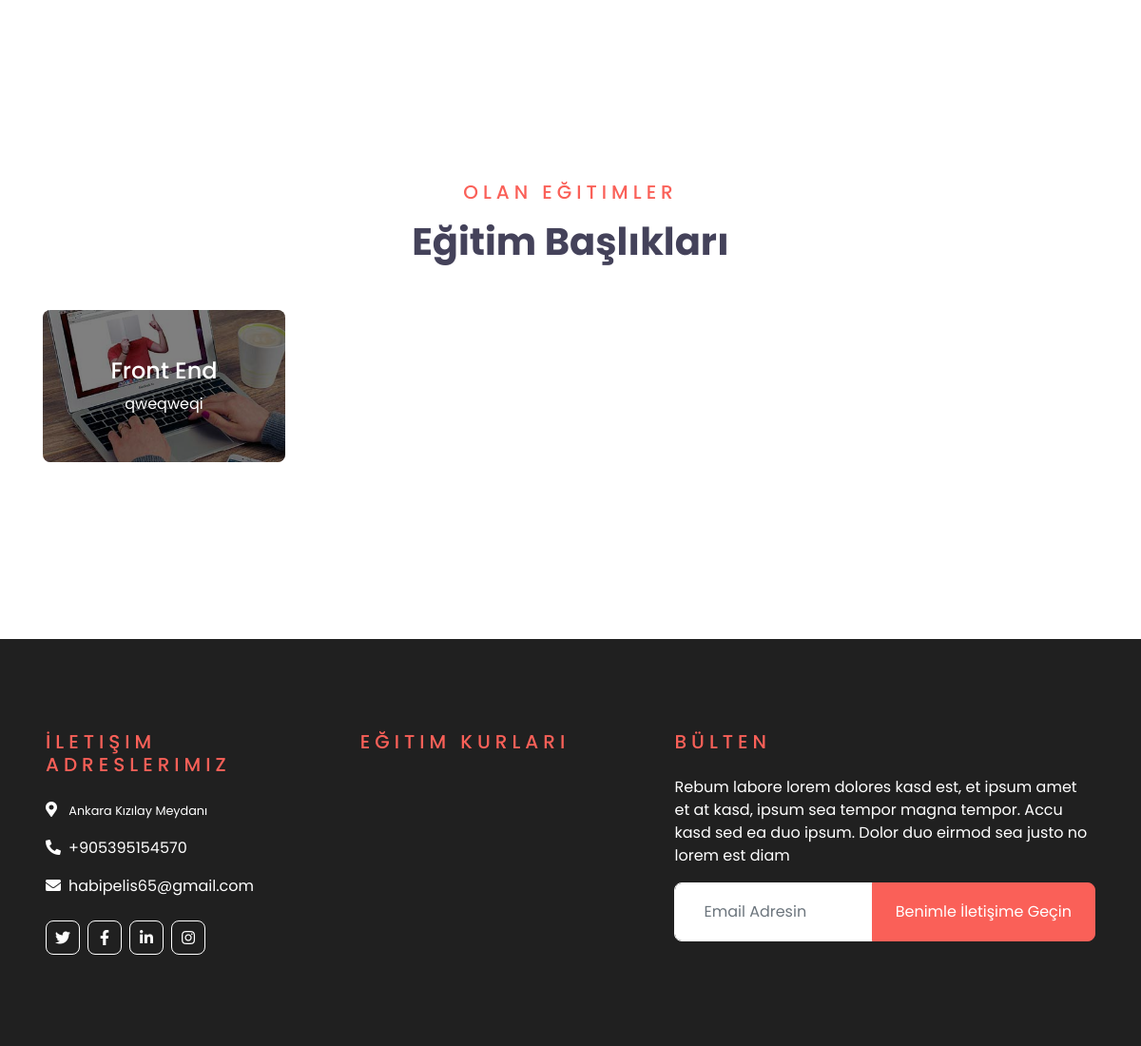
The app's page / (lower part), older data.
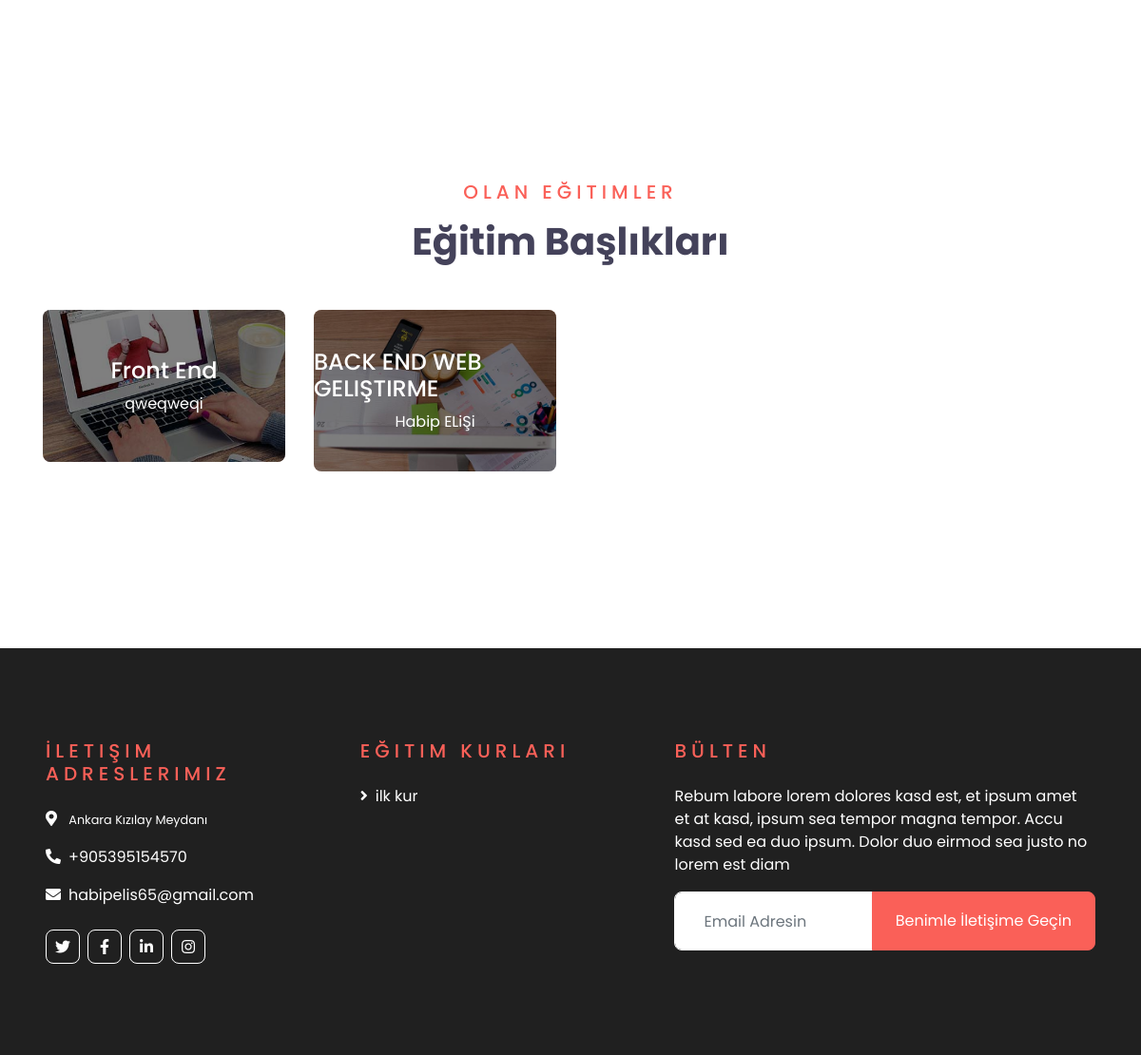
The same page, newer data.
### egitimler/models.py (models this page shows, shortened)
class egitimler(models.Model):
    STATUS = (
        ('True', 'Evet'),
        ('False', 'Hayır'),
    )
    kapak_image=models.ImageField(upload_to='images/',null=True)
    category = models.ForeignKey(kategoriler, on_delete=models.CASCADE)
    isim = models.CharField(max_length=150)
    link = models.CharField(max_length=100 , null="True")
    odeme_linki = models.CharField(max_length=255 , null="True")
    keywords = models.CharField(max_length=255)
    aciklama_kart1 = models.CharField(max_length=100)
    aciklama_kart2 = models.CharField(max_length=100)
    aciklama_kart3 = models.CharField(max_length=100)
    aciklama_kart4 = models.CharField(max_length=100)
    aciklama_kart5 = models.CharField(max_length=100)
    egitim_gunleri = models.CharField(max_length=250)
    image=models.ImageField(upload_to='images/',null=False)
    fiyat = models.DecimalField(max_digits=12, decimal_places=2,default=0)
    kontejan=models.IntegerField(default=0)
    urun_sag_metin=RichTextField()
    Durum=models.CharField(max_length=10,choices=STATUS)
    create_at=models.DateTimeField(auto_now_add=True)
    toplam_egitim_saati =models.CharField(max_length=50)
    egitim_tarihi=models.DateTimeField()
    egitim_bitis_tarihi = models.DateTimeField()
    urun_aciklama=RichTextField()
    urun_mufredat=RichTextField()
    urun_tarih_ucret=RichTextField()
    urun_sertifikalar=RichTextField()

class kurlar(models.Model):
    kur_Adi = models.CharField(max_length= 100)

### anasayfa/views.py (the view)
# urls.py: path('',anasayfa.anasayfa,name="index"),
def anasayfa(request):
    kurlarrim = kurlar.objects.all()
    ban = banner.objects.all()[:3]
    content = {"adresler":adresler,"email_adresi":email_adresi,
    "logo":logo,"numara":numaras,"facebook":facebook,"insta":insta,
    "twit":twit,"linkdin":linkdin,"ban":ban,"egitimleri":egitimleri,"kurlarrim":kurlarrim}
    return render(request,"home_temps/index.html",content)

### templates/home_temps/index.html (shortened to what this page needs)
{% extends "leyout.html" %}
{% block footer %}
{% include "includes/footer.html" %}
{% endblock footer %}
    {% block slider %}
    {% include "home_temps/slider.html" %}
    {% endblock slider %}
        {% block sidebar %}
    {% include "home_temps/sidebar.html" %}
    {% endblock sidebar %}

### templates/home_temps/sidebar.html
    <div class="container-fluid py-5">
        <div class="container pt-5 pb-3">
            <div class="text-center mb-5">
                <h5 class="text-primary text-uppercase mb-3" style="letter-spacing: 5px;">Olan Eğitimler</h5>
                <h1>Eğitim Başlıkları</h1>
            </div>
            <div class="row">
            {% for i in egitimleri %}
                <div class="col-lg-3 col-md-6 mb-4">
                    <div class="cat-item position-relative overflow-hidden rounded mb-2">
                        <img class="img-fluid" src="{{i.kapak_image.url}}" alt="">
                        <a class="cat-overlay text-white text-decoration-none" href="/egitimdetay/{{i.id}}">
                            <h4 class="text-white font-weight-medium">{{i.isim}}</h4>
                            <span>{{i.aciklama_kart1}}i</span>
                        </a>
                    </div>
                </div>
                 {% endfor %}
            </div>
        </div>
    </div>

### templates/includes/footer.html
    <div class="container-fluid text-white py-5 px-sm-3 px-lg-5" style="margin-top: 90px; background-color: #202020;">
        <div class="row pt-5">
            <div class="col-lg-7 col-md-12">
                <div class="row">
                    <div class="col-md-6 mb-5">
                        <h5 class="text-primary text-uppercase mb-4" style="letter-spacing: 5px;">İletişim Adreslerimiz</h5>
                        <p><i class="fa fa-map-marker-alt mr-2"></i> <small style="color: white;" >{{adresler.sirket_adresi}}</small></p>
                        <p><i class="fa fa-phone-alt mr-2"></i><a style="color: white;" href="tel:+9{{numara.sirket_numarasi}}">+9{{numara.sirket_numarasi}}</a></p>
                        <p><i class="fa fa-envelope mr-2"></i><a style="color: white;" href="mailto:{{email_adresi.sirket_email_adresi}}">{{email_adresi.sirket_email_adresi}}</a></p>
                        <div class="d-flex justify-content-start mt-4">
                            <a class="btn btn-outline-light btn-square mr-2" href="{{twit.link}}"><i class="fab fa-twitter"></i></a>
                            <a class="btn btn-outline-light btn-square mr-2" href="{{facebook.link}}"><i class="fab fa-facebook-f"></i></a>
                            <a class="btn btn-outline-light btn-square mr-2" href="{{linkdin.link}}"><i class="fab fa-linkedin-in"></i></a>
                            <a class="btn btn-outline-light btn-square" href="{{insta.link}}"><i class="fab fa-instagram"></i></a>
                        </div>
                    </div>
                    <div class="col-md-6 mb-5">
                        <h5 class="text-primary text-uppercase mb-4" style="letter-spacing: 5px;">Eğitim Kurları</h5>
                        <div class="d-flex flex-column justify-content-start">
                            {% for i in kurlarrim %}
                            <a class="text-white mb-2" href="/egitimler/{{i.id}}"><i class="fa fa-angle-right mr-2"></i>{{i.kur_Adi}}</a>
                        {% endfor %}
                        </div>
                    </div>
                </div>
            </div>
            <div class="col-lg-5 col-md-12 mb-5">
                <h5 class="text-primary text-uppercase mb-4" style="letter-spacing: 5px;">Bülten</h5>
                <p>Rebum labore lorem dolores kasd est, et ipsum amet et at kasd, ipsum sea tempor magna tempor. Accu kasd sed ea duo ipsum. Dolor duo eirmod sea justo no lorem est diam</p>
                <div class="w-100">
                        <form class="input-group" >
                        <input type="email" class="form-control border-light" style="padding: 30px;" placeholder="Email Adresin">
                        <div class="input-group-append">
                            <button type="submit" class="btn btn-primary px-4">Benimle İletişime Geçin</button>
                        </div>
                        </form>
                </div>
            </div>
        </div>
    </div>

Row changes from the older to the newer data that the page shows:
added egitimler: kapak_image (picture), isim "BACK END WEB GELIŞTIRME", aciklama_kart1 "Habip ELiŞ"
added kurlar: kur_Adi "ilk kur"
